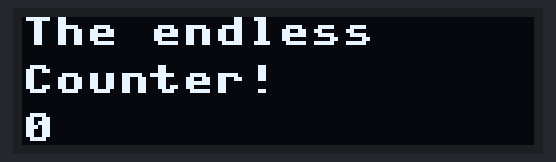
This program was run on a simulated Raspberry Pi Pico running MicroPython. Parts: 128×32 one-colour display. What the program prints to the serial console is not drawn.

Above: at 1.08 s.
At 5.82 s:
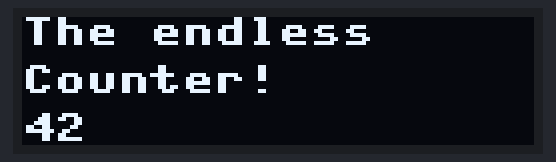
At 10.68 s:
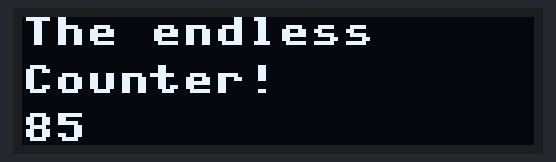
At 20.4 s:
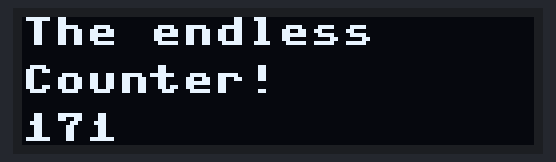
At 30.13 s:
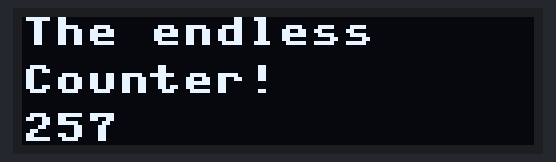
At 39.85 s:
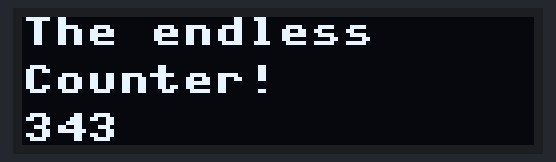

The program:

counter.py
```python
from machine import Pin, I2C
from ssd1306 import SSD1306_I2C
import time

# Set up I2C
i2c = I2C(0, sda=Pin(0), scl=Pin(1), freq=400000)

# Short delay to stop I2C falling over
time.sleep(1)

# Define the display and size (128 x 32)
display = SSD1306_I2C(128, 32, i2c)

counter = 0

while True:
    # Clear the display
    display.fill(0)

    print(counter) # Print the current count to the console

    # Write 3 lines of text to the display
    display.text("The endless",0,0)
    display.text("Counter!",0,12)
    display.text(str(counter),0,24)

    # Update the display
    display.show()

    # Short delay
    time.sleep(0.1)

    # Increase count
    counter += 1
```
